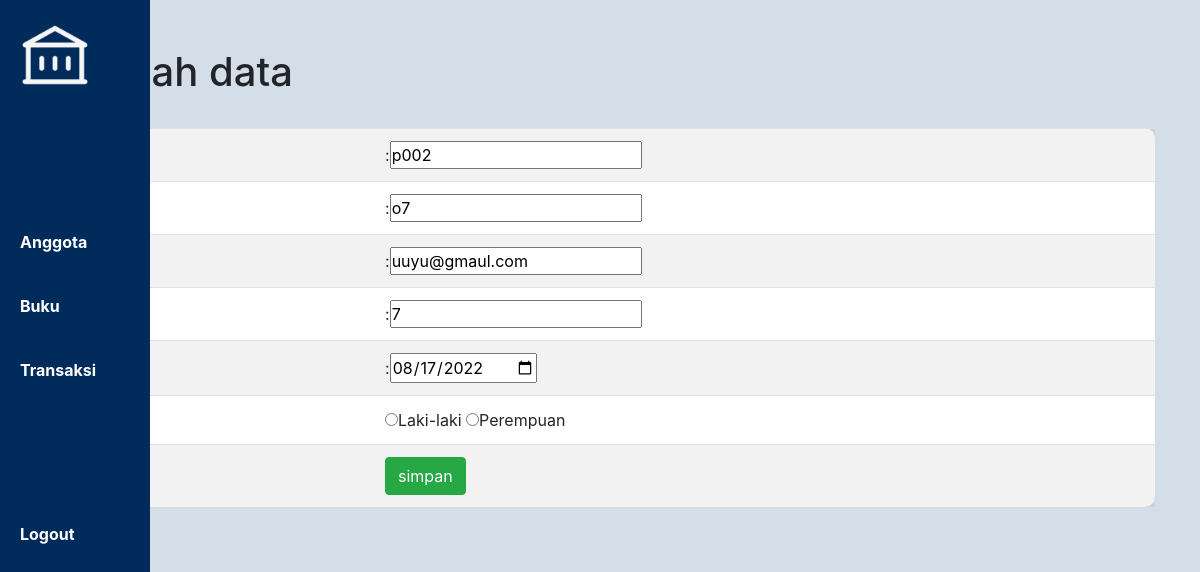
Page /anggota/add.php?id=5 on the committed database.
### tables this page shows
CREATE TABLE `anggota` (
  `id_anggota` int(11) NOT NULL,
  `kode_anggota` varchar(10) NOT NULL,
  `nama` varchar(50) NOT NULL,
  `email` varchar(75) NOT NULL,
  `telp` varchar(15) NOT NULL,
  `alamat` text NOT NULL,
  `gender` varchar(15) NOT NULL
);

### anggota/add.php (the view, shortened to what this page needs)
<!DOCTYPE html>
<html>
<head>
     <link rel="stylesheet" href="https://cdn.jsdelivr.net/npm/bootstrap@4.0.0/dist/css/bootstrap.min.css">
    <link rel='stylesheet' type='text/css' media='screen' href='../css/style.css'>
</head>
<body>
   <?php include '../header.php' ?>
   <?php
   if(@$_GET['id'])
   {
      $id = $_GET['id'];
      include'../koneksi.php';
      $query = mysqli_query($koneksi,"select * from anggota WHERE id_anggota = '$id'");
      $anggota = mysqli_fetch_array($query);
   }
   ?>
   <br/>
	<br/>
   <div class='container'>
    <form method="POST" action="save.php">
      <h1>Tambah data </h1>
      <br/>
        <table class="table table-striped">
            <tr>
               <td>kode</td>
               <td> :<input type='text' name="kode_anggota" value="<?=@$anggota['kode_anggota']?>"></td>
            </tr>
            <tr>
               <td>Nama</td>
               <td> :<input type='text' name="nama" value="<?=@$anggota['nama']?>"></td>
            </tr>
            <tr>
               <td>Email</td>
               <td> :<input type='text' name="email" value="<?=@$anggota['email']?>"></td>
            </tr>
            <tr>
               <td>Telp</td>
               <td> :<input type='text' name="telp" value="<?=@$anggota['telp']?>"></td>
            </tr>
            <tr>
               <td>alamat</td>
               <td> :<input type='date' name="alamat" value="<?=@$anggota['alamat']?>"></td>
            </tr>
            <tr>
               <td>Jenis klamin </td>
               <td>
                  <input type="radio" name="gender" value="Laki-Laki">Laki-laki
                  <input type="radio" name="gender" value="Perempuan">Perempuan
               </td>
            </tr>
            <tr>
               <td><input type='hidden' name='id' value='<?=@$anggota['id_anggota']?>'></td>
               <td><button type='submit' name='submit' class='btn btn-success'>simpan</button></td>
            </tr>
        </table>
    </form>
</div>
</body>
</html>

### css/style.css (style rules this page uses)
:root { --primary : #002B5B; --secondary : #8FE3CF; }
* { margin: 0; padding: 0; box-sizing: border-box; }
body { height: 100vh; background: #d4dee9; }
.table { padding: 20px; background: #fff; border-radius: 10px; }

### rows in the picture
anggota: kode_anggota "p002", nama "o7", email "uuyu@gmaul.com", telp "7", alamat "08/17/2022"
